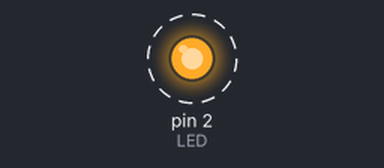
Bench run of a sketch on a simulated Arduino Uno, built with avr-gcc and run on an emulated ATmega328P. Shown: output pins drawn as LEDs (lit = HIGH). Dashed ring = blinking.

Above: at 0.5 s.
Timing chart, 0 to 4.6 s (numbered marks = the images above):
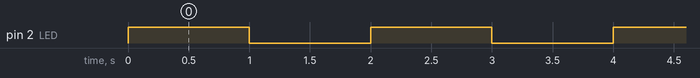

The sketch:

A1_LED_IoTlaunch.ino
```cpp
//LED example for demo

void setup() {
  // LED pin setup and type (O/P or I/P)
#define LED 2
pinMode(LED,OUTPUT);
}

//Loop function to run the program continuosly
void loop() {
digitalWrite(LED,HIGH); // Turning ON LED
delay(1000); //1 sec delay
digitalWrite(LED,LOW); // Turning OFF LED
delay(1000);

}
```

Measured:
- by itself, pin 2 (LED): alternates HIGH for 1.0 s and LOW for 1.0 s
